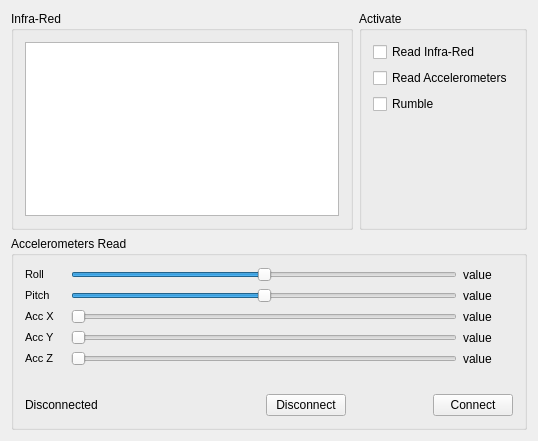
<?xml version="1.0" encoding="UTF-8"?>
<ui version="4.0">
 <class>QtWiiUseClass</class>
 <widget class="QWidget" name="QtWiiUseClass">
  <property name="geometry">
   <rect>
    <x>0</x>
    <y>0</y>
    <width>538</width>
    <height>441</height>
   </rect>
  </property>
  <property name="windowTitle">
   <string>QtWiiUse</string>
  </property>
  <layout class="QVBoxLayout" name="verticalLayout_3">
   <item>
    <layout class="QHBoxLayout" name="horizontalLayout_2">
     <item>
      <widget class="QGroupBox" name="groupBox">
       <property name="title">
        <string>Infra-Red</string>
       </property>
       <layout class="QVBoxLayout" name="verticalLayout_4">
        <item>
         <widget class="QGraphicsView" name="ir_output"/>
        </item>
       </layout>
      </widget>
     </item>
     <item>
      <widget class="QGroupBox" name="groupBox_2">
       <property name="title">
        <string>Activate</string>
       </property>
       <layout class="QVBoxLayout" name="verticalLayout_2">
        <item>
         <widget class="QCheckBox" name="ir_checkbox">
          <property name="text">
           <string>Read Infra-Red</string>
          </property>
         </widget>
        </item>
        <item>
         <widget class="QCheckBox" name="acc_checkbox">
          <property name="text">
           <string>Read Accelerometers</string>
          </property>
         </widget>
        </item>
        <item>
         <widget class="QCheckBox" name="rumble_checkbox">
          <property name="text">
           <string>Rumble</string>
          </property>
         </widget>
        </item>
        <item>
         <spacer name="verticalSpacer">
          <property name="orientation">
           <enum>Qt::Vertical</enum>
          </property>
          <property name="sizeHint" stdset="0">
           <size>
            <width>20</width>
            <height>40</height>
           </size>
          </property>
         </spacer>
        </item>
       </layout>
      </widget>
     </item>
    </layout>
   </item>
   <item>
    <widget class="QGroupBox" name="groupBox_3">
     <property name="title">
      <string>Accelerometers Read</string>
     </property>
     <layout class="QVBoxLayout" name="verticalLayout">
      <item>
       <layout class="QHBoxLayout" name="horizontalLayout_3">
        <item>
         <widget class="QLabel" name="label_2">
          <property name="sizePolicy">
           <sizepolicy hsizetype="Fixed" vsizetype="Preferred">
            <horstretch>0</horstretch>
            <verstretch>0</verstretch>
           </sizepolicy>
          </property>
          <property name="minimumSize">
           <size>
            <width>40</width>
            <height>0</height>
           </size>
          </property>
          <property name="text">
           <string>&lt;!DOCTYPE HTML PUBLIC &quot;-//W3C//DTD HTML 4.0//EN&quot; &quot;http://www.w3.org/TR/REC-html40/strict.dtd&quot;&gt;
&lt;html&gt;&lt;head&gt;&lt;meta name=&quot;qrichtext&quot; content=&quot;1&quot; /&gt;&lt;style type=&quot;text/css&quot;&gt;
p, li { white-space: pre-wrap; }
&lt;/style&gt;&lt;/head&gt;&lt;body style=&quot; font-family:'DejaVu Sans'; font-size:9pt; font-weight:400; font-style:normal;&quot;&gt;
&lt;p style=&quot; margin-top:0px; margin-bottom:0px; margin-left:0px; margin-right:0px; -qt-block-indent:0; text-indent:0px;&quot;&gt;&lt;span style=&quot; font-size:8pt;&quot;&gt;Roll&lt;/span&gt;&lt;/p&gt;&lt;/body&gt;&lt;/html&gt;</string>
          </property>
         </widget>
        </item>
        <item>
         <widget class="QSlider" name="horizontalSlider">
          <property name="sizePolicy">
           <sizepolicy hsizetype="Expanding" vsizetype="Fixed">
            <horstretch>0</horstretch>
            <verstretch>0</verstretch>
           </sizepolicy>
          </property>
          <property name="minimum">
           <number>-180</number>
          </property>
          <property name="maximum">
           <number>180</number>
          </property>
          <property name="orientation">
           <enum>Qt::Horizontal</enum>
          </property>
         </widget>
        </item>
        <item>
         <widget class="QLabel" name="roll_value">
          <property name="minimumSize">
           <size>
            <width>50</width>
            <height>0</height>
           </size>
          </property>
          <property name="text">
           <string>value</string>
          </property>
         </widget>
        </item>
       </layout>
      </item>
      <item>
       <layout class="QHBoxLayout" name="horizontalLayout_4">
        <item>
         <widget class="QLabel" name="label_3">
          <property name="minimumSize">
           <size>
            <width>40</width>
            <height>0</height>
           </size>
          </property>
          <property name="text">
           <string>&lt;!DOCTYPE HTML PUBLIC &quot;-//W3C//DTD HTML 4.0//EN&quot; &quot;http://www.w3.org/TR/REC-html40/strict.dtd&quot;&gt;
&lt;html&gt;&lt;head&gt;&lt;meta name=&quot;qrichtext&quot; content=&quot;1&quot; /&gt;&lt;style type=&quot;text/css&quot;&gt;
p, li { white-space: pre-wrap; }
&lt;/style&gt;&lt;/head&gt;&lt;body style=&quot; font-family:'DejaVu Sans'; font-size:9pt; font-weight:400; font-style:normal;&quot;&gt;
&lt;p style=&quot; margin-top:0px; margin-bottom:0px; margin-left:0px; margin-right:0px; -qt-block-indent:0; text-indent:0px;&quot;&gt;&lt;span style=&quot; font-size:8pt;&quot;&gt;Pitch&lt;/span&gt;&lt;/p&gt;&lt;/body&gt;&lt;/html&gt;</string>
          </property>
         </widget>
        </item>
        <item>
         <widget class="QSlider" name="horizontalSlider_3">
          <property name="minimum">
           <number>-180</number>
          </property>
          <property name="maximum">
           <number>180</number>
          </property>
          <property name="orientation">
           <enum>Qt::Horizontal</enum>
          </property>
         </widget>
        </item>
        <item>
         <widget class="QLabel" name="pitch_value">
          <property name="minimumSize">
           <size>
            <width>50</width>
            <height>0</height>
           </size>
          </property>
          <property name="text">
           <string>value</string>
          </property>
         </widget>
        </item>
       </layout>
      </item>
      <item>
       <layout class="QHBoxLayout" name="horizontalLayout_5">
        <item>
         <widget class="QLabel" name="label_4">
          <property name="minimumSize">
           <size>
            <width>40</width>
            <height>0</height>
           </size>
          </property>
          <property name="text">
           <string>&lt;!DOCTYPE HTML PUBLIC &quot;-//W3C//DTD HTML 4.0//EN&quot; &quot;http://www.w3.org/TR/REC-html40/strict.dtd&quot;&gt;
&lt;html&gt;&lt;head&gt;&lt;meta name=&quot;qrichtext&quot; content=&quot;1&quot; /&gt;&lt;style type=&quot;text/css&quot;&gt;
p, li { white-space: pre-wrap; }
&lt;/style&gt;&lt;/head&gt;&lt;body style=&quot; font-family:'DejaVu Sans'; font-size:9pt; font-weight:400; font-style:normal;&quot;&gt;
&lt;p style=&quot; margin-top:0px; margin-bottom:0px; margin-left:0px; margin-right:0px; -qt-block-indent:0; text-indent:0px;&quot;&gt;&lt;span style=&quot; font-size:8pt;&quot;&gt;Acc X&lt;/span&gt;&lt;/p&gt;&lt;/body&gt;&lt;/html&gt;</string>
          </property>
         </widget>
        </item>
        <item>
         <widget class="QSlider" name="horizontalSlider_4">
          <property name="orientation">
           <enum>Qt::Horizontal</enum>
          </property>
         </widget>
        </item>
        <item>
         <widget class="QLabel" name="accx_value">
          <property name="minimumSize">
           <size>
            <width>50</width>
            <height>0</height>
           </size>
          </property>
          <property name="text">
           <string>value</string>
          </property>
         </widget>
        </item>
       </layout>
      </item>
      <item>
       <layout class="QHBoxLayout" name="horizontalLayout_6">
        <item>
         <widget class="QLabel" name="label_5">
          <property name="minimumSize">
           <size>
            <width>40</width>
            <height>0</height>
           </size>
          </property>
          <property name="text">
           <string>&lt;!DOCTYPE HTML PUBLIC &quot;-//W3C//DTD HTML 4.0//EN&quot; &quot;http://www.w3.org/TR/REC-html40/strict.dtd&quot;&gt;
&lt;html&gt;&lt;head&gt;&lt;meta name=&quot;qrichtext&quot; content=&quot;1&quot; /&gt;&lt;style type=&quot;text/css&quot;&gt;
p, li { white-space: pre-wrap; }
&lt;/style&gt;&lt;/head&gt;&lt;body style=&quot; font-family:'DejaVu Sans'; font-size:9pt; font-weight:400; font-style:normal;&quot;&gt;
&lt;p style=&quot; margin-top:0px; margin-bottom:0px; margin-left:0px; margin-right:0px; -qt-block-indent:0; text-indent:0px;&quot;&gt;&lt;span style=&quot; font-size:8pt;&quot;&gt;Acc Y&lt;/span&gt;&lt;/p&gt;&lt;/body&gt;&lt;/html&gt;</string>
          </property>
         </widget>
        </item>
        <item>
         <widget class="QSlider" name="horizontalSlider_5">
          <property name="orientation">
           <enum>Qt::Horizontal</enum>
          </property>
         </widget>
        </item>
        <item>
         <widget class="QLabel" name="accy_value">
          <property name="minimumSize">
           <size>
            <width>50</width>
            <height>0</height>
           </size>
          </property>
          <property name="text">
           <string>value</string>
          </property>
         </widget>
        </item>
       </layout>
      </item>
      <item>
       <layout class="QHBoxLayout" name="horizontalLayout_7">
        <item>
         <widget class="QLabel" name="label_6">
          <property name="minimumSize">
           <size>
            <width>40</width>
            <height>0</height>
           </size>
          </property>
          <property name="text">
           <string>&lt;!DOCTYPE HTML PUBLIC &quot;-//W3C//DTD HTML 4.0//EN&quot; &quot;http://www.w3.org/TR/REC-html40/strict.dtd&quot;&gt;
&lt;html&gt;&lt;head&gt;&lt;meta name=&quot;qrichtext&quot; content=&quot;1&quot; /&gt;&lt;style type=&quot;text/css&quot;&gt;
p, li { white-space: pre-wrap; }
&lt;/style&gt;&lt;/head&gt;&lt;body style=&quot; font-family:'DejaVu Sans'; font-size:9pt; font-weight:400; font-style:normal;&quot;&gt;
&lt;p style=&quot; margin-top:0px; margin-bottom:0px; margin-left:0px; margin-right:0px; -qt-block-indent:0; text-indent:0px;&quot;&gt;&lt;span style=&quot; font-size:8pt;&quot;&gt;Acc Z&lt;/span&gt;&lt;/p&gt;&lt;/body&gt;&lt;/html&gt;</string>
          </property>
         </widget>
        </item>
        <item>
         <widget class="QSlider" name="horizontalSlider_6">
          <property name="orientation">
           <enum>Qt::Horizontal</enum>
          </property>
         </widget>
        </item>
        <item>
         <widget class="QLabel" name="accz_value">
          <property name="minimumSize">
           <size>
            <width>50</width>
            <height>0</height>
           </size>
          </property>
          <property name="text">
           <string>value</string>
          </property>
         </widget>
        </item>
       </layout>
      </item>
      <item>
       <spacer name="verticalSpacer_3">
        <property name="orientation">
         <enum>Qt::Vertical</enum>
        </property>
        <property name="sizeHint" stdset="0">
         <size>
          <width>20</width>
          <height>40</height>
         </size>
        </property>
       </spacer>
      </item>
      <item>
       <layout class="QHBoxLayout" name="horizontalLayout">
        <item>
         <widget class="QLabel" name="label">
          <property name="text">
           <string>Disconnected</string>
          </property>
         </widget>
        </item>
        <item>
         <spacer name="horizontalSpacer_2">
          <property name="orientation">
           <enum>Qt::Horizontal</enum>
          </property>
          <property name="sizeHint" stdset="0">
           <size>
            <width>40</width>
            <height>20</height>
           </size>
          </property>
         </spacer>
        </item>
        <item>
         <spacer name="horizontalSpacer_5">
          <property name="orientation">
           <enum>Qt::Horizontal</enum>
          </property>
          <property name="sizeHint" stdset="0">
           <size>
            <width>40</width>
            <height>20</height>
           </size>
          </property>
         </spacer>
        </item>
        <item>
         <widget class="QPushButton" name="disconnect_button">
          <property name="text">
           <string>Disconnect</string>
          </property>
         </widget>
        </item>
        <item>
         <spacer name="horizontalSpacer">
          <property name="orientation">
           <enum>Qt::Horizontal</enum>
          </property>
          <property name="sizeHint" stdset="0">
           <size>
            <width>30</width>
            <height>20</height>
           </size>
          </property>
         </spacer>
        </item>
        <item>
         <widget class="QPushButton" name="connect_button">
          <property name="text">
           <string>Connect</string>
          </property>
         </widget>
        </item>
       </layout>
      </item>
     </layout>
    </widget>
   </item>
  </layout>
 </widget>
 <layoutdefault spacing="6" margin="11"/>
 <resources/>
 <connections/>
</ui>
